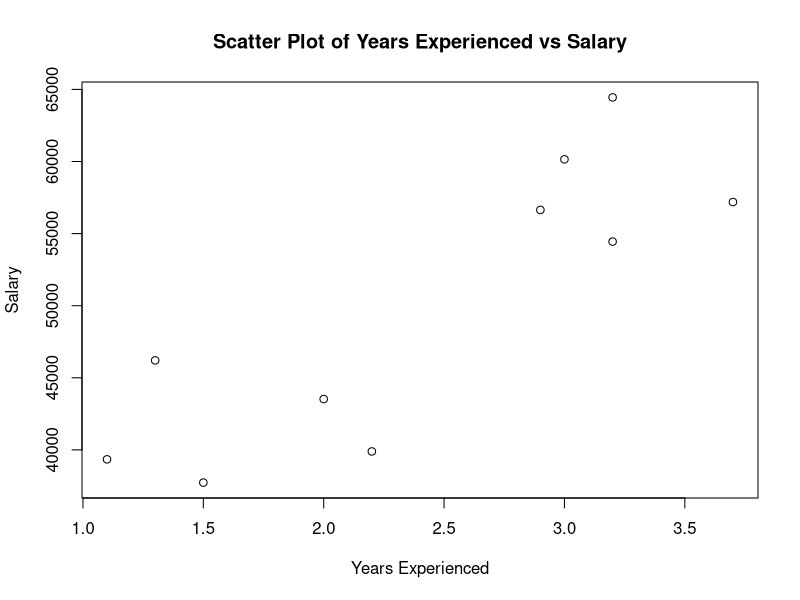
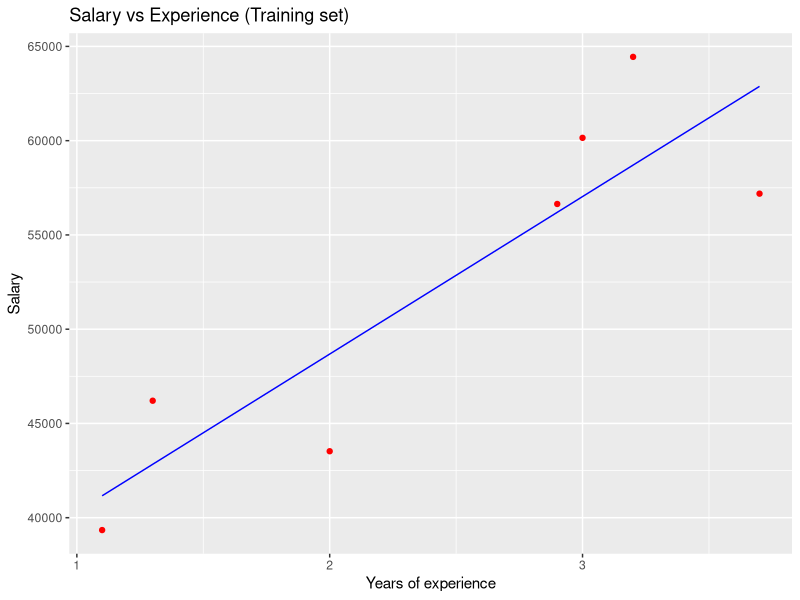

Generate these figures, in order, with R:
data <- data.frame(
  Years_Exp = c(1.1, 1.3, 1.5, 2.0, 2.2, 2.9, 3.0, 3.2, 3.2, 3.7),
  Salary = c(39343.00, 46205.00, 37731.00, 43525.00,
             39891.00, 56642.00, 60150.00, 54445.00, 64445.00, 57189.00)
)
plot(data$Years_Exp, data$Salary,
     xlab = "Years Experienced",
     ylab = "Salary",
     main = "Scatter Plot of Years Experienced vs Salary")

install.packages('caTools')
library(caTools)
split = sample.split(data$Salary, SplitRatio = 0.7)
trainingset = subset(data, split == TRUE)
testset = subset(data, split == FALSE)

# Fitting Simple Linear Regression to the Training set
lm.r= lm(formula = Salary ~ Years_Exp,
         data = trainingset)
coef(lm.r)
library(ggplot2)
# Predicting the Test set results
ypred = predict(lm.r, newdata = testset)
ggplot() + geom_point(aes(x = trainingset$Years_Ex,
                          y = trainingset$Salary), colour = 'red') +
  geom_line(aes(x = trainingset$Years_Ex,
                y = predict(lm.r, newdata = trainingset)), colour = 'blue') +
  
  ggtitle('Salary vs Experience (Training set)') +
  xlab('Years of experience') +
  ylab('Salary')
